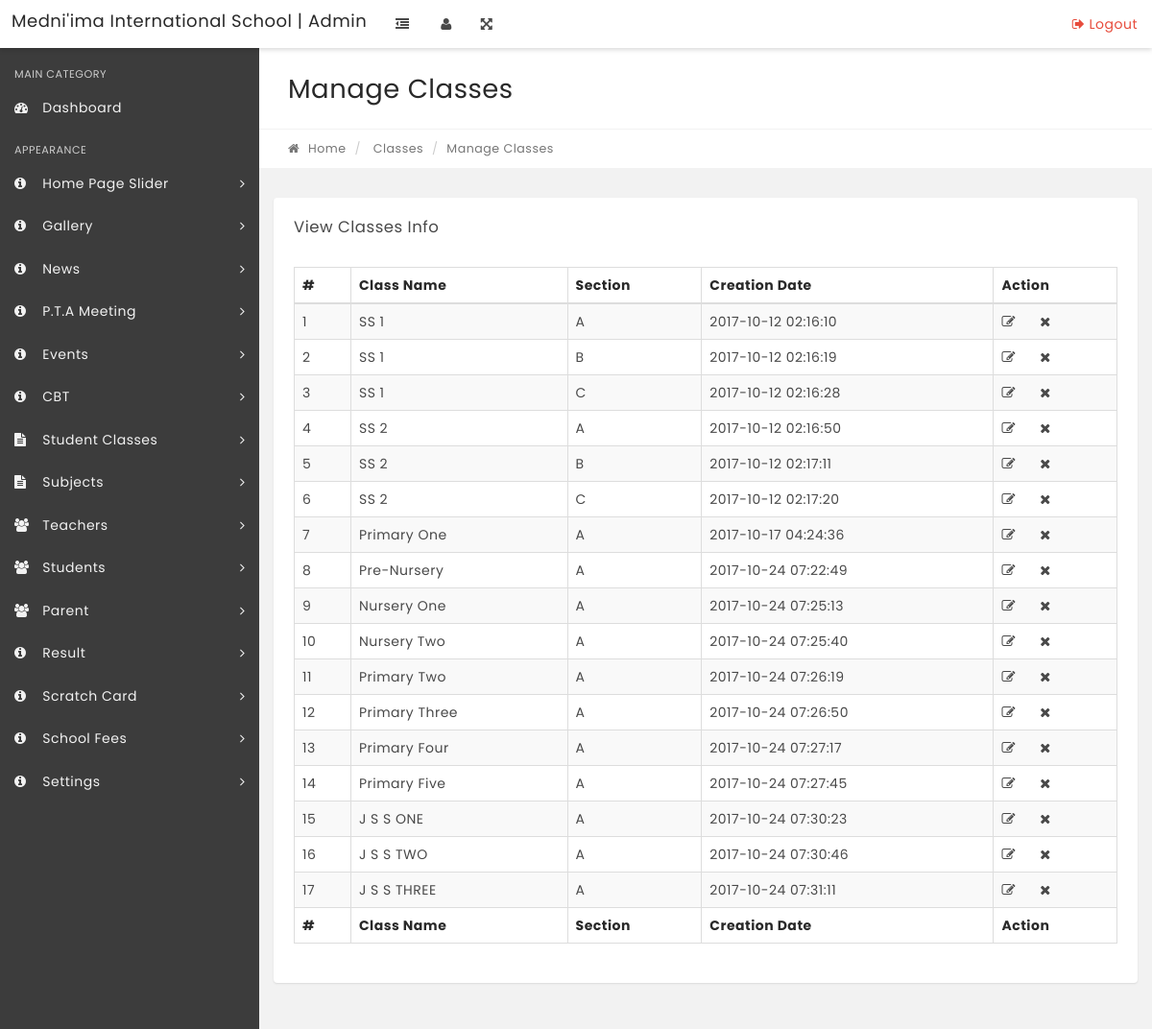
Page /admin/manage-classes.php on the committed database.
### tables this page shows
CREATE TABLE IF NOT EXISTS `tblclasses` (
  `id` int(11) NOT NULL,
  `ClassName` varchar(80) DEFAULT NULL,
  `ClassNameNumeric` enum('1','2','3') NOT NULL,
  `Section` varchar(5) NOT NULL,
  `CreationDate` timestamp NOT NULL DEFAULT CURRENT_TIMESTAMP,
  `UpdationDate` timestamp NOT NULL DEFAULT '0000-00-00 00:00:00' ON UPDATE CURRENT_TIMESTAMP
);

### controller/header.php (called while the page is built, shortened)
<?php
require_once __DIR__ . '/config.php';
if(($db=="" || $db->connect_error))
{
    header("Location: /installation/");
}
else{
include __DIR__ . '/func.php';
$iSMartFUN = new Ismart_Controller($db);
}
?>

### controller/func.php (called while the page is built, shortened)
<?php
class Ismart_Controller {
	var $db;
	function __construct($db){
		$this->db = $db;
            	}
public function getTRows($table,$conditions = array()){
		$sql = 'SELECT ';
		$sql .= array_key_exists("select",$conditions)?$conditions['select']:'*';
		$sql .= ' FROM '.$table;
		$result = $this->db->query($sql);
		if(array_key_exists("return_type",$conditions) && $conditions['return_type'] != 'all'){
			switch($conditions['return_type']){
				case 'count':
					$data = $result->num_rows;
					break;
				case 'single':
					$data = $result->fetch_object();
					break;
				default:
					$data = '';
			}
		}else{
			if($result->num_rows > 0){
				while($row = $result->fetch_object()){
					$data[] = $row;
				}
			}
		}
		return !empty($data)?$data:false;
	}
}
?>

### admin/manage-classes.php (the view, shortened to what this page needs)
<?php
include('../controller/header.php');
if(strlen($_SESSION['alogin'])=="")
    {
    $login_url=''.SITE_URL.'login';
    header("Location: $login_url");
    }
    else{
?>
<!DOCTYPE html>
<html lang="en">
    <head>
    </head>
    <body class="top-navbar-fixed">
        <div class="main-wrapper">
   <?php include('includes/topbar.php');?>
            <div class="content-wrapper">
                <div class="content-container">
<?php include('includes/leftbar.php');?>
                    <div class="main-page">
                        <div class="container-fluid">
                            <div class="row page-title-div">
                                <div class="col-md-6">
                                    <h2 class="title">Manage Classes</h2>
                                </div>
                            </div>
                            <div class="row breadcrumb-div">
                                <div class="col-md-6">
                                    <ul class="breadcrumb">
            							<li><a href="index.php"><i class="fa fa-home"></i> Home</a></li>
                                        <li> Classes</li>
            							<li class="active">Manage Classes</li>
            						</ul>
                                </div>
                            </div>
                        </div>
                        <section class="section">
                            <div class="container-fluid">
                                <div class="row">
                                    <div class="col-md-12">
                                        <div class="panel">
                                            <div class="panel-heading">
                                                <div class="panel-title">
                                                    <h5>View Classes Info</h5>
                                                </div>
                                            </div>
                                            <div class="panel-body p-20">
                                                <table id="example" class="display table table-striped table-bordered" cellspacing="0" width="100%">
                                                    <thead>
                                                        <tr>
                                                            <th>#</th>
                                                            <th>Class Name</th>
                                                            <th>Section</th>
                                                            <th>Creation Date</th>
                                                            <th>Action</th>
                                                        </tr>
                                                    </thead>
                                                    <tfoot>
                                                        <tr>
                                                          <th>#</th>
                                                            <th>Class Name</th>
                                                            <th>Section</th>
                                                            <th>Creation Date</th>
                                                            <th>Action</th>
                                                        </tr>
                                                    </tfoot>
                                                    <tbody>
<?php
$results=$iSMartFUN->getTRows("tblclasses");
$cnt=1;
if($results)
{
foreach($results as $result)
{   ?>
<tr>
 <td><?php echo htmlentities($cnt);?></td>
                                                            <td><?php echo htmlentities($result->ClassName);?></td>
                                                            <td><?php echo htmlentities($result->Section);?></td>
                                                            <td><?php echo htmlentities($result->CreationDate);?></td>
<td>
<a href="edit-class.php?classid=<?php echo htmlentities($result->id);?>"><i class="fa fa-edit" title="Edit Record"></i> </a>
<a href="manage-classes.php?did=<?php echo htmlentities($result->id);?>" onclick="confirm('do you really want to Delet this Class?');"><i class="fa fa-times" title="Delect Class"></i> </a>
</td>
</tr>
<?php $cnt=$cnt+1;}} ?>
                                                    </tbody>
                                                </table>
                                            </div>
                                        </div>
                                    </div>
                                                </div>
                                            </div>
                                        </div>
                                    </div>
                                </div>
                            </div>
    </body>
</html>
<?php } ?>

### rows in the picture
tblclasses: ClassName "SS 1", Section "A", CreationDate "2017-10-12 02:16:10"
tblclasses: ClassName "SS 1", Section "B", CreationDate "2017-10-12 02:16:19"
tblclasses: ClassName "SS 1", Section "C", CreationDate "2017-10-12 02:16:28"
tblclasses: ClassName "SS 2", Section "A", CreationDate "2017-10-12 02:16:50"
tblclasses: ClassName "SS 2", Section "B", CreationDate "2017-10-12 02:17:11"
tblclasses: ClassName "SS 2", Section "C", CreationDate "2017-10-12 02:17:20"
tblclasses: ClassName "Primary One", Section "A", CreationDate "2017-10-17 04:24:36"
tblclasses: ClassName "Pre-Nursery", Section "A", CreationDate "2017-10-24 07:22:49"
tblclasses: ClassName "Nursery One", Section "A", CreationDate "2017-10-24 07:25:13"
tblclasses: ClassName "Nursery Two", Section "A", CreationDate "2017-10-24 07:25:40"
tblclasses: ClassName "Primary Two", Section "A", CreationDate "2017-10-24 07:26:19"
tblclasses: ClassName "Primary Three", Section "A", CreationDate "2017-10-24 07:26:50"
tblclasses: ClassName "Primary Four", Section "A", CreationDate "2017-10-24 07:27:17"
tblclasses: ClassName "Primary Five", Section "A", CreationDate "2017-10-24 07:27:45"
tblclasses: ClassName "J S S ONE", Section "A", CreationDate "2017-10-24 07:30:23"
tblclasses: ClassName "J S S TWO", Section "A", CreationDate "2017-10-24 07:30:46"
tblclasses: ClassName "J S S THREE", Section "A", CreationDate "2017-10-24 07:31:11"

### other values in the picture
SCHOOL_NAME "Medni'ima International School"
